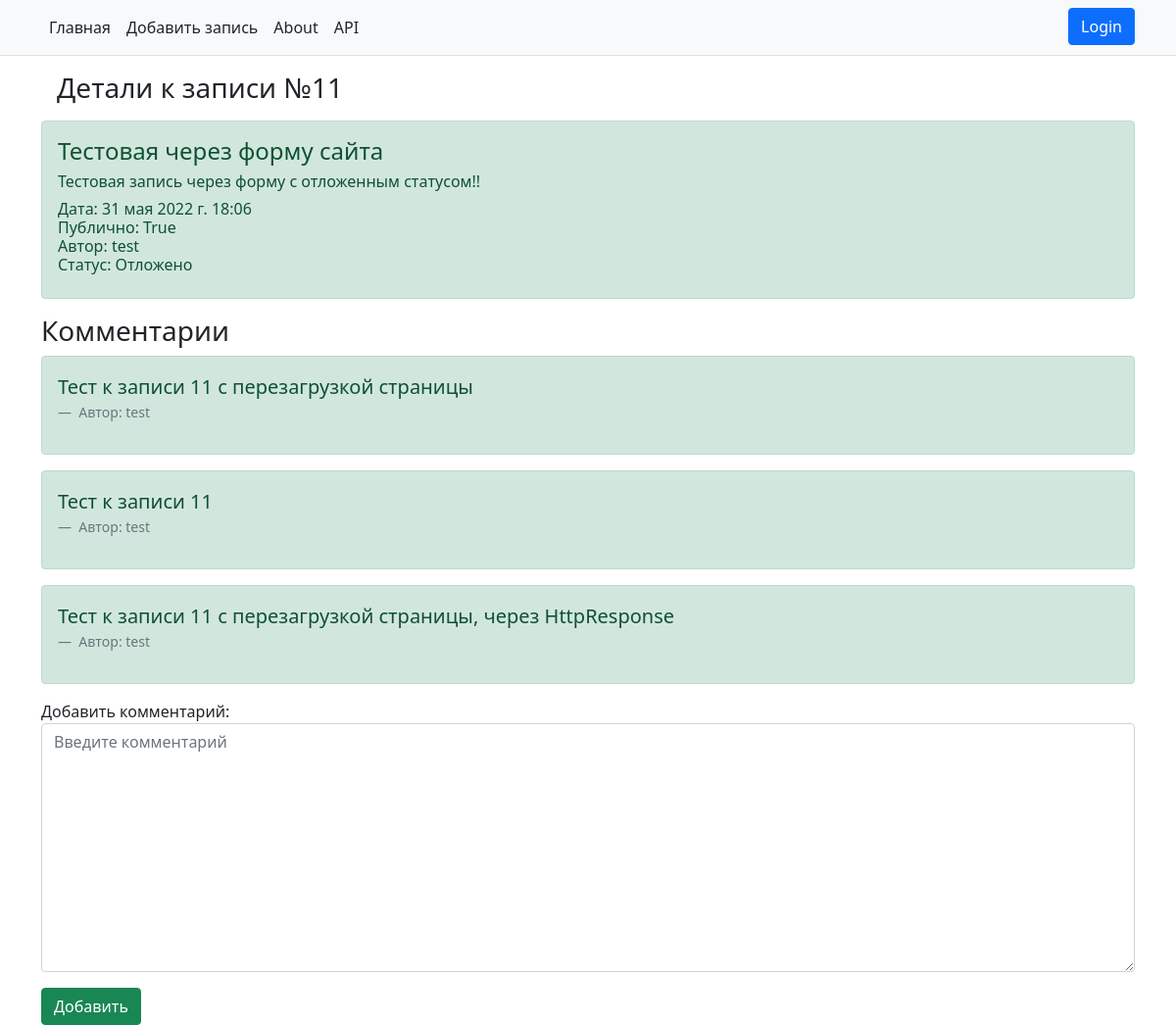
Page /details/11 on the committed database.
### todo_manager/models.py (models this page shows, shortened)
class ToDoModel(models.Model):
    class StatusNote(models.IntegerChoices):  # Выбор статуса задачи
        ACTIVE = 1, _('Активно')
        POSTPONED = 2, _('Отложено')
        DONE = 3, _('Выполнено')
    author = models.ForeignKey(User, on_delete=models.CASCADE)
    title = models.CharField("Заголовок", max_length=150)
    message = models.TextField("Текст заметки", max_length=5000)
    status = models.IntegerField(verbose_name="Статус", default=StatusNote.ACTIVE, choices=StatusNote.choices)
    important = models.BooleanField("Важно", default=False)
    public = models.BooleanField("Публично", default=False)
    time_field = models.DateTimeField(verbose_name="Дата", default=get_date)
    class Meta:
        verbose_name = _("Задача")
        verbose_name_plural = _("Задачи")

class Comments(models.Model):
    comment = models.TextField("Текст комментария", max_length=5000)
    author = models.ForeignKey(User, on_delete=models.CASCADE, verbose_name="Автор")
    todo_post = models.ForeignKey(ToDoModel, on_delete=models.CASCADE, verbose_name="Пост", related_name="comments",
                                  default=None)
    class Meta:
        verbose_name = _("Комментарий")
        verbose_name_plural = _("Комментарии")

### todo_manager/views.py (the view, shortened to what this page needs)
# urls.py: path('details/<int:pk>', views.DetailViews.as_view(), name='details'),
class DetailViews(View):
    def get(self, request, pk):
        obj = ToDoModel.objects.get(pk=pk)
        comments = Comments.objects.all()
        comments_filter = comments.filter(todo_post_id=pk)
        form = CommentForm(request.POST)
        content = {'obj': obj,
                   'user': request.user,
                   'form': form,
                   'comments': comments_filter}
        return render(request, 'todo_manager/details.html', content)

### todo_manager/forms.py
class CommentForm(ModelForm):
    class Meta:
        model = Comments
        fields = {"comment"}
        widgets = {"comment": Textarea(attrs={"placeholder": "Введите комментарий",
                                              "class": "form-control"})}

### todo_manager/templates/todo_manager/details.html (shortened to what this page needs)
{% extends "todo_manager/base.html" %}
{% block content %}
    <h3 class="m-3">Детали к записи №{{ obj.id }}</h3>
    <div class="{% if obj.public %} alert alert-success mt-2 {% else %} alert alert-warning mt-2 {% endif %}">
        <h4>{{ obj.title }}</h4>
        <p class="h6">{{ obj.message }}</p>
        <p class="h6">Дата: {{ obj.time_field }}<br>
            Публично: {{ obj.public }}<br>
            Автор: {{ obj.author }}<br>
            Статус: {{ obj.get_status_display }}
        </p>
    </div>
    <h3>Комментарии</h3>
    {% if obj.public %}
        {% if comments %}
            {% for comment in comments %}
                <div class="alert alert-success mt-2">
                    <figure>
                        <blockquote class="blockquote">
                            <p>{{ comment.comment }}</p>
                        </blockquote>
                        <figcaption class="blockquote-footer"> Автор: {{ comment.author }} </figcaption>
                    </figure>
                </div>
            {% endfor %}
        {% else %}
            <p>Комментариев пока что нет...</p>
        {% endif %}
        <form method="post">
            <p>Добавить комментарий: {{ form.comment }}</p>
            <button type="submit" class="btn btn-success">Добавить</button>
        </form>
    {% else %}
        <p>Комментировать можно только публичную запись</p>
    {% endif %}
{% endblock %}

### rows in the picture
ToDoModel: id "11", title "Тестовая через форму сайта", message "Тестовая запись через форму с отложенным статусом!!", time_field "31 мая 2022 г. 18:06", public "True", author "test", status "Отложено"
Comments: comment "Тест к записи 11 с перезагрузкой страницы", author "test"
Comments: comment "Тест к записи 11", author "test"
Comments: comment "Тест к записи 11 с перезагрузкой страницы, через HttpResponse", author "test"
